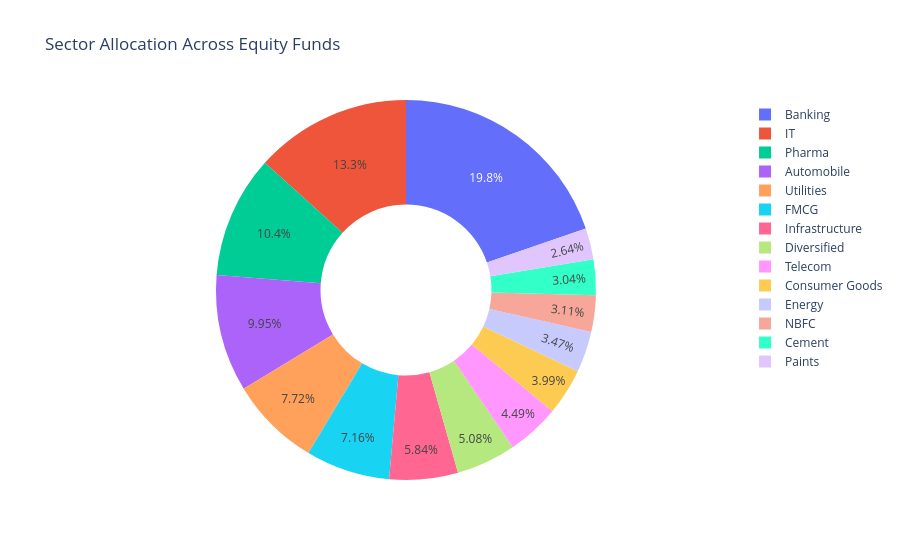
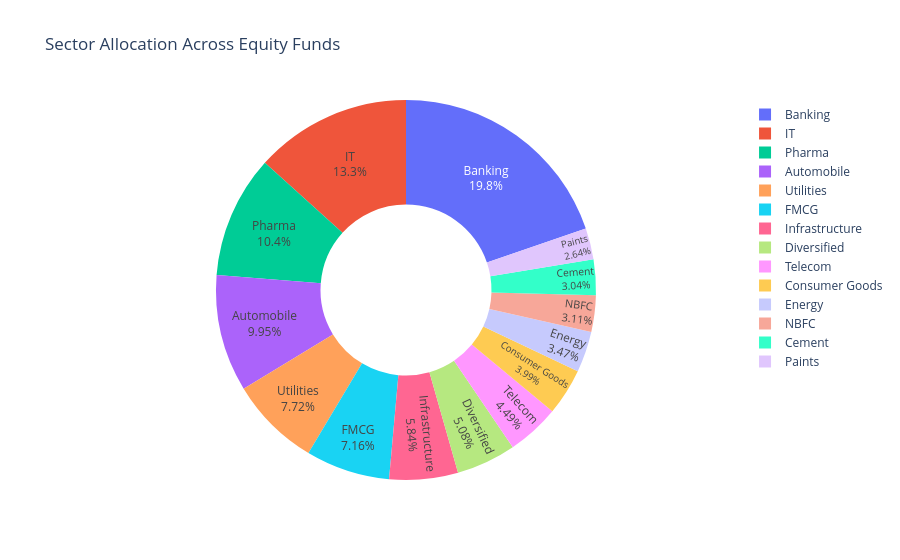

The notebook cell saved with these charts, in order:
### Code cell
portfolio = portfolio.merge(
    fund_master[["amfi_code", "category"]],
    on="amfi_code",
    how="left"
)

equity_portfolio = portfolio[
    portfolio["category"] == "Equity"
]

sector_weights = (
    equity_portfolio
    .groupby("sector")["weight_pct"]
    .sum()
    .reset_index()
)

fig = px.pie(
    sector_weights,
    names="sector",
    values="weight_pct",
    title="Sector Allocation Across Equity Funds",
    hole=0.45
)

fig.show()

fig.update_traces(
    textposition="inside",
    textinfo="percent+label"
)

fig.show()

### Figure 1 — Plotly figure (JSON) as saved in the notebook; plotly's stock layout.template omitted (floating-point values rounded to 4 significant figures)
{"data": [{"domain": {"x": [0, 1], "y": [0, 1]}, "hole": 0.45, "hovertemplate": "sector=%{label}<br>weight_pct=%{value}<extra></extra>", "labels": ["Automobile", "Banking", "Cement", "Consumer Goods", "Diversified", "Energy", "FMCG", "IT", "Infrastructure", "NBFC", "Paints", "Pharma", "Telecom", "Utilities"], "legendgroup": "", "name": "", "showlegend": true, "type": "pie", "values": [318.3, 632.5, 97.34, 127.6, 162.5, 111.0, 229.1, 426.4, 186.8, 99.38, 84.59, 333.6, 143.8, 247.1]}], "layout": {"legend": {"tracegroupgap": 0}, "title": {"text": "Sector Allocation Across Equity Funds"}}}

### Figure 2 — Plotly figure (JSON) as saved in the notebook; plotly's stock layout.template omitted (floating-point values rounded to 4 significant figures)
{"data": [{"domain": {"x": [0, 1], "y": [0, 1]}, "hole": 0.45, "hovertemplate": "sector=%{label}<br>weight_pct=%{value}<extra></extra>", "labels": ["Automobile", "Banking", "Cement", "Consumer Goods", "Diversified", "Energy", "FMCG", "IT", "Infrastructure", "NBFC", "Paints", "Pharma", "Telecom", "Utilities"], "legendgroup": "", "name": "", "showlegend": true, "textinfo": "percent+label", "textposition": "inside", "type": "pie", "values": [318.3, 632.5, 97.34, 127.6, 162.5, 111.0, 229.1, 426.4, 186.8, 99.38, 84.59, 333.6, 143.8, 247.1]}], "layout": {"legend": {"tracegroupgap": 0}, "title": {"text": "Sector Allocation Across Equity Funds"}}}
